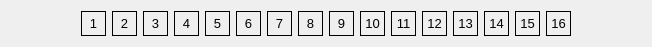
<?xml version="1.0" encoding="UTF-8"?>
<ui version="4.0">
 <class>ChannelIndicator</class>
 <widget class="QWidget" name="ChannelIndicator">
  <property name="geometry">
   <rect>
    <x>0</x>
    <y>0</y>
    <width>652</width>
    <height>43</height>
   </rect>
  </property>
  <property name="windowTitle">
   <string>Form</string>
  </property>
  <layout class="QHBoxLayout" name="horizontalLayout">
   <item>
    <widget class="QWidget" name="widget_space0" native="true"/>
   </item>
   <item>
    <widget class="QLabel" name="chan_0">
     <property name="sizePolicy">
      <sizepolicy hsizetype="Fixed" vsizetype="Fixed">
       <horstretch>0</horstretch>
       <verstretch>0</verstretch>
      </sizepolicy>
     </property>
     <property name="minimumSize">
      <size>
       <width>25</width>
       <height>25</height>
      </size>
     </property>
     <property name="font">
      <font>
       <pointsize>10</pointsize>
      </font>
     </property>
     <property name="frameShape">
      <enum>QFrame::Box</enum>
     </property>
     <property name="text">
      <string>1</string>
     </property>
     <property name="alignment">
      <set>Qt::AlignCenter</set>
     </property>
    </widget>
   </item>
   <item>
    <widget class="QLabel" name="chan_1">
     <property name="sizePolicy">
      <sizepolicy hsizetype="Fixed" vsizetype="Fixed">
       <horstretch>0</horstretch>
       <verstretch>0</verstretch>
      </sizepolicy>
     </property>
     <property name="minimumSize">
      <size>
       <width>25</width>
       <height>25</height>
      </size>
     </property>
     <property name="font">
      <font>
       <pointsize>10</pointsize>
      </font>
     </property>
     <property name="frameShape">
      <enum>QFrame::Box</enum>
     </property>
     <property name="text">
      <string>2</string>
     </property>
     <property name="alignment">
      <set>Qt::AlignCenter</set>
     </property>
    </widget>
   </item>
   <item>
    <widget class="QLabel" name="chan_2">
     <property name="sizePolicy">
      <sizepolicy hsizetype="Fixed" vsizetype="Fixed">
       <horstretch>0</horstretch>
       <verstretch>0</verstretch>
      </sizepolicy>
     </property>
     <property name="minimumSize">
      <size>
       <width>25</width>
       <height>25</height>
      </size>
     </property>
     <property name="font">
      <font>
       <pointsize>10</pointsize>
      </font>
     </property>
     <property name="frameShape">
      <enum>QFrame::Box</enum>
     </property>
     <property name="text">
      <string>3</string>
     </property>
     <property name="alignment">
      <set>Qt::AlignCenter</set>
     </property>
    </widget>
   </item>
   <item>
    <widget class="QLabel" name="chan_3">
     <property name="sizePolicy">
      <sizepolicy hsizetype="Fixed" vsizetype="Fixed">
       <horstretch>0</horstretch>
       <verstretch>0</verstretch>
      </sizepolicy>
     </property>
     <property name="minimumSize">
      <size>
       <width>25</width>
       <height>25</height>
      </size>
     </property>
     <property name="font">
      <font>
       <pointsize>10</pointsize>
      </font>
     </property>
     <property name="frameShape">
      <enum>QFrame::Box</enum>
     </property>
     <property name="text">
      <string>4</string>
     </property>
     <property name="alignment">
      <set>Qt::AlignCenter</set>
     </property>
    </widget>
   </item>
   <item>
    <widget class="QLabel" name="chan_4">
     <property name="sizePolicy">
      <sizepolicy hsizetype="Fixed" vsizetype="Fixed">
       <horstretch>0</horstretch>
       <verstretch>0</verstretch>
      </sizepolicy>
     </property>
     <property name="minimumSize">
      <size>
       <width>25</width>
       <height>25</height>
      </size>
     </property>
     <property name="font">
      <font>
       <pointsize>10</pointsize>
      </font>
     </property>
     <property name="frameShape">
      <enum>QFrame::Box</enum>
     </property>
     <property name="text">
      <string>5</string>
     </property>
     <property name="alignment">
      <set>Qt::AlignCenter</set>
     </property>
    </widget>
   </item>
   <item>
    <widget class="QLabel" name="chan_5">
     <property name="sizePolicy">
      <sizepolicy hsizetype="Fixed" vsizetype="Fixed">
       <horstretch>0</horstretch>
       <verstretch>0</verstretch>
      </sizepolicy>
     </property>
     <property name="minimumSize">
      <size>
       <width>25</width>
       <height>25</height>
      </size>
     </property>
     <property name="font">
      <font>
       <pointsize>10</pointsize>
      </font>
     </property>
     <property name="frameShape">
      <enum>QFrame::Box</enum>
     </property>
     <property name="text">
      <string>6</string>
     </property>
     <property name="alignment">
      <set>Qt::AlignCenter</set>
     </property>
    </widget>
   </item>
   <item>
    <widget class="QLabel" name="chan_6">
     <property name="sizePolicy">
      <sizepolicy hsizetype="Fixed" vsizetype="Fixed">
       <horstretch>0</horstretch>
       <verstretch>0</verstretch>
      </sizepolicy>
     </property>
     <property name="minimumSize">
      <size>
       <width>25</width>
       <height>25</height>
      </size>
     </property>
     <property name="font">
      <font>
       <pointsize>10</pointsize>
      </font>
     </property>
     <property name="frameShape">
      <enum>QFrame::Box</enum>
     </property>
     <property name="text">
      <string>7</string>
     </property>
     <property name="alignment">
      <set>Qt::AlignCenter</set>
     </property>
    </widget>
   </item>
   <item>
    <widget class="QLabel" name="chan_7">
     <property name="sizePolicy">
      <sizepolicy hsizetype="Fixed" vsizetype="Fixed">
       <horstretch>0</horstretch>
       <verstretch>0</verstretch>
      </sizepolicy>
     </property>
     <property name="minimumSize">
      <size>
       <width>25</width>
       <height>25</height>
      </size>
     </property>
     <property name="font">
      <font>
       <pointsize>10</pointsize>
      </font>
     </property>
     <property name="frameShape">
      <enum>QFrame::Box</enum>
     </property>
     <property name="text">
      <string>8</string>
     </property>
     <property name="alignment">
      <set>Qt::AlignCenter</set>
     </property>
    </widget>
   </item>
   <item>
    <widget class="QLabel" name="chan_8">
     <property name="sizePolicy">
      <sizepolicy hsizetype="Fixed" vsizetype="Fixed">
       <horstretch>0</horstretch>
       <verstretch>0</verstretch>
      </sizepolicy>
     </property>
     <property name="minimumSize">
      <size>
       <width>25</width>
       <height>25</height>
      </size>
     </property>
     <property name="font">
      <font>
       <pointsize>10</pointsize>
      </font>
     </property>
     <property name="frameShape">
      <enum>QFrame::Box</enum>
     </property>
     <property name="text">
      <string>9</string>
     </property>
     <property name="alignment">
      <set>Qt::AlignCenter</set>
     </property>
    </widget>
   </item>
   <item>
    <widget class="QLabel" name="chan_9">
     <property name="sizePolicy">
      <sizepolicy hsizetype="Fixed" vsizetype="Fixed">
       <horstretch>0</horstretch>
       <verstretch>0</verstretch>
      </sizepolicy>
     </property>
     <property name="minimumSize">
      <size>
       <width>25</width>
       <height>25</height>
      </size>
     </property>
     <property name="font">
      <font>
       <pointsize>10</pointsize>
      </font>
     </property>
     <property name="frameShape">
      <enum>QFrame::Box</enum>
     </property>
     <property name="text">
      <string>10</string>
     </property>
     <property name="alignment">
      <set>Qt::AlignCenter</set>
     </property>
    </widget>
   </item>
   <item>
    <widget class="QLabel" name="chan_10">
     <property name="sizePolicy">
      <sizepolicy hsizetype="Fixed" vsizetype="Fixed">
       <horstretch>0</horstretch>
       <verstretch>0</verstretch>
      </sizepolicy>
     </property>
     <property name="minimumSize">
      <size>
       <width>25</width>
       <height>25</height>
      </size>
     </property>
     <property name="font">
      <font>
       <pointsize>10</pointsize>
      </font>
     </property>
     <property name="frameShape">
      <enum>QFrame::Box</enum>
     </property>
     <property name="text">
      <string>11</string>
     </property>
     <property name="alignment">
      <set>Qt::AlignCenter</set>
     </property>
    </widget>
   </item>
   <item>
    <widget class="QLabel" name="chan_11">
     <property name="sizePolicy">
      <sizepolicy hsizetype="Fixed" vsizetype="Fixed">
       <horstretch>0</horstretch>
       <verstretch>0</verstretch>
      </sizepolicy>
     </property>
     <property name="minimumSize">
      <size>
       <width>25</width>
       <height>25</height>
      </size>
     </property>
     <property name="font">
      <font>
       <pointsize>10</pointsize>
      </font>
     </property>
     <property name="frameShape">
      <enum>QFrame::Box</enum>
     </property>
     <property name="text">
      <string>12</string>
     </property>
     <property name="alignment">
      <set>Qt::AlignCenter</set>
     </property>
    </widget>
   </item>
   <item>
    <widget class="QLabel" name="chan_12">
     <property name="sizePolicy">
      <sizepolicy hsizetype="Fixed" vsizetype="Fixed">
       <horstretch>0</horstretch>
       <verstretch>0</verstretch>
      </sizepolicy>
     </property>
     <property name="minimumSize">
      <size>
       <width>25</width>
       <height>25</height>
      </size>
     </property>
     <property name="font">
      <font>
       <pointsize>10</pointsize>
      </font>
     </property>
     <property name="frameShape">
      <enum>QFrame::Box</enum>
     </property>
     <property name="text">
      <string>13</string>
     </property>
     <property name="alignment">
      <set>Qt::AlignCenter</set>
     </property>
    </widget>
   </item>
   <item>
    <widget class="QLabel" name="chan_13">
     <property name="sizePolicy">
      <sizepolicy hsizetype="Fixed" vsizetype="Fixed">
       <horstretch>0</horstretch>
       <verstretch>0</verstretch>
      </sizepolicy>
     </property>
     <property name="minimumSize">
      <size>
       <width>25</width>
       <height>25</height>
      </size>
     </property>
     <property name="font">
      <font>
       <pointsize>10</pointsize>
      </font>
     </property>
     <property name="frameShape">
      <enum>QFrame::Box</enum>
     </property>
     <property name="text">
      <string>14</string>
     </property>
     <property name="alignment">
      <set>Qt::AlignCenter</set>
     </property>
    </widget>
   </item>
   <item>
    <widget class="QLabel" name="chan_14">
     <property name="sizePolicy">
      <sizepolicy hsizetype="Fixed" vsizetype="Fixed">
       <horstretch>0</horstretch>
       <verstretch>0</verstretch>
      </sizepolicy>
     </property>
     <property name="minimumSize">
      <size>
       <width>25</width>
       <height>25</height>
      </size>
     </property>
     <property name="font">
      <font>
       <pointsize>10</pointsize>
      </font>
     </property>
     <property name="frameShape">
      <enum>QFrame::Box</enum>
     </property>
     <property name="text">
      <string>15</string>
     </property>
     <property name="alignment">
      <set>Qt::AlignCenter</set>
     </property>
    </widget>
   </item>
   <item>
    <widget class="QLabel" name="chan_15">
     <property name="sizePolicy">
      <sizepolicy hsizetype="Fixed" vsizetype="Fixed">
       <horstretch>0</horstretch>
       <verstretch>0</verstretch>
      </sizepolicy>
     </property>
     <property name="minimumSize">
      <size>
       <width>25</width>
       <height>25</height>
      </size>
     </property>
     <property name="font">
      <font>
       <pointsize>10</pointsize>
      </font>
     </property>
     <property name="frameShape">
      <enum>QFrame::Box</enum>
     </property>
     <property name="text">
      <string>16</string>
     </property>
     <property name="alignment">
      <set>Qt::AlignCenter</set>
     </property>
    </widget>
   </item>
   <item>
    <widget class="QWidget" name="widget_space1" native="true"/>
   </item>
  </layout>
 </widget>
 <resources/>
 <connections/>
</ui>
